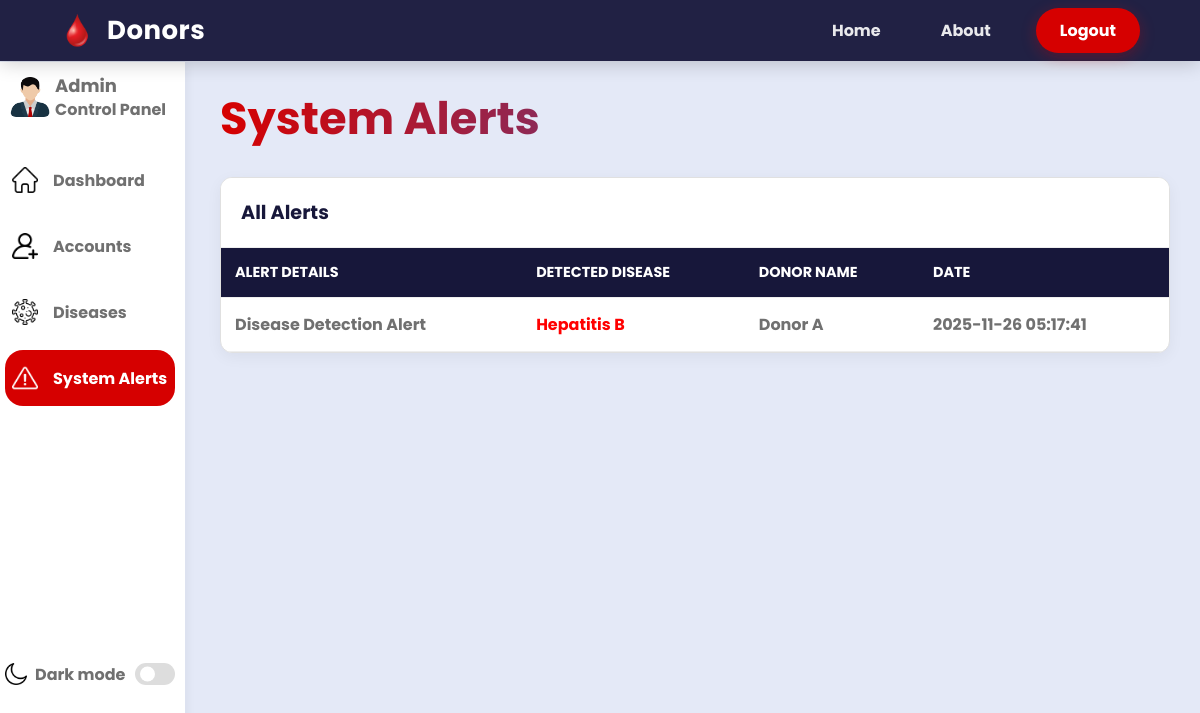
Screenshot of /admin_alerts.php (signed in) with the database file from the repository.
### tables this page shows
CREATE TABLE IF NOT EXISTS `alerts` (
  `id_alerts` int NOT NULL AUTO_INCREMENT,
  `donor_name` varchar(100) NOT NULL,
  `disease_detected` varchar(100) NOT NULL,
  `appointment_date` date NOT NULL,
  `agent_id` int NOT NULL,
  `created_at` datetime DEFAULT CURRENT_TIMESTAMP,
  PRIMARY KEY (`id_alerts`),
  KEY `agent_id` (`agent_id`)
);

### admin_alerts.php (the view, shortened to what this page needs)
<?php
require_once 'db_connection.php';
$alerts = $conn->query("SELECT * FROM alerts ORDER BY created_at DESC");
?>
<!DOCTYPE html>
<html lang="en">
<head>
    <link rel="stylesheet" href="css/dashboard_agent.css">
    <link rel="stylesheet" href="css/navbar.css">
    <link rel="stylesheet" href="css/agent_pages.css">
</head>
<body>
    <div class="navbar">
        <div class="nav-container">
            <div class="logo">
                <img src="Image/drop-of-blood-emoji.png">
                <span>Donors</span>
            </div>
            <div class="menu">
                <a href="index.html" class="nav-btn">Home</a>
                <a href="about.html" class="nav-btn">About</a>
                <a href="logout.php" class="nav-login">Logout</a>
            </div>
        </div>
    </div>
    <div class="dashboard-container">
        <nav class="sidebar">
            <header>
                <div class="image-text">
                    <span class="image"><img src="Image/user2.png"></span>
                    <div class="text logo-text">
                        <span class="name">Admin</span>
                        <span class="profession">Control Panel</span>
                    </div>
                </div>
            </header>
            <div class="menu-bar">
                <ul class="menu-links">
                    <li class="nav-link"><a href="dashboard_admin.php"><img src="Image/home.png" class="icon"><span
                                class="text nav-text">Dashboard</span></a></li>
                    <li class="nav-link"><a href="accounts_admin.php"><img src="Image/add-user.png" class="icon"><span
                                class="text nav-text">Accounts</span></a></li>
                    <li class="nav-link"><a href="diseases_admin.php"><img src="Image/virus.png" class="icon"><span
                                class="text nav-text">Diseases</span></a></li>
                    <li class="nav-link"><a href="admin_alerts.php" class="active"><img src="Image/danger.png"
                                class="icon"><span class="text nav-text">System Alerts</span></a></li>
                </ul>
                <div class="bottom-content">
                    <li class="mode">
                        <div class="sun-moon">
                            <img src="Image/dark.png" class="icon moon">
                        </div>
                        <span class="mode-text text">Dark mode</span>
                        <div class="toggle-switch"><span class="switch"></span></div>
                    </li>
                </div>
            </div>
        </nav>
        <div class="content">
            <h1 class="gradient-text">System Alerts</h1>
            <div class="table-card">
                <h3>All Alerts</h3>
                <table>
                    <thead>
                        <tr>
                            <th>Alert Details</th>
                            <th>Detected Disease</th>
                            <th>Donor Name</th>
                            <th>Date</th>
                        </tr>
                    </thead>
                    <tbody>
                        <?php while($row = $alerts->fetch_assoc()): ?>
                        <tr>
                            <td>Disease Detection Alert</td>
                            <td class="low" style="color: red; font-weight: bold;"><?php echo htmlspecialchars($row['disease_detected']); ?></td>
                            <td><?php echo htmlspecialchars($row['donor_name']); ?></td>
                            <td><?php echo htmlspecialchars($row['created_at']); ?></td>
                        </tr>
                        <?php endwhile; ?>
                    </tbody>
                </table>
            </div>
        </div>
    </div>
</body>
</html>

### css/dashboard_agent.css (style rules this page uses)
* { margin: 0; padding: 0; box-sizing: border-box; font-family: 'Poppins', sans-serif; }
:root { --body-color: #E4E9F7; --sidebar-color: #FFF; --primary-color: #695CFE; --toggle-color: #DDD; --text-color: #707070; --dark-accent-color: #17173A; --blood-red: #d60000; --success-color: #00A65A; --warning-color: #FF7043; --manager-color: #007bff; --tran-03: all 0.3s ease; --tran-04: all 0.3s ease; --tran-05: all 0.3s ease; }
body { min-height: 100vh; background-color: var(--body-color); transition: var(--tran-05); }
.sidebar { position: fixed; top: 62px; left: 0; height: calc(100% - 70px); width: 185px; padding: 10px 10px 10px 5px; background: var(--sidebar-color); transition: var(--tran-05); z-index: 40; box-shadow: 2px 0 10px rgba(0, 0, 0, 0.05); }
.sidebar header { position: relative; margin-bottom: 20px; }
.sidebar header .image-text { display: flex; align-items: center; }
header .image-text .name { margin-top: 2px; font-size: 18px; font-weight: 600; color: var(--text-color); }
header .image-text .profession { font-size: 16px; margin-top: -2px; display: block; color: var(--text-color); }
.sidebar header .image { display: flex; align-items: center; justify-content: center; min-width: 50px; }
.sidebar header .image img { width: 40px; border-radius: 6px; }
.sidebar li { height: 56px; list-style: none; display: flex; align-items: center; margin-top: 10px; }
.sidebar li a { list-style: none; height: 100%; background-color: transparent; display: flex; align-items: center; width: 100%; border-radius: 18px; text-decoration: none; transition: var(--tran-03); }
.sidebar li a:hover, .sidebar li a.active { background-color: var(--primary-color); color: var(--sidebar-color); }
.sidebar .icon { min-width: 40px; border-radius: 6px; height: 100%; display: flex; align-items: center; justify-content: center; width: 26px; height: 26px; object-fit: scale-down; transition: var(--tran-03); margin: 0 8px 0 0; filter: brightness(0); }
.sidebar li a:hover .icon, .sidebar li a.active .icon { filter: invert(1); }
.sidebar li a.active .text { color: var(--sidebar-color); }
.sidebar .text { font-size: 16px; font-weight: 300; white-space: nowrap; color: var(--text-color); transition: var(--tran-03); opacity: 1; }
.sidebar .menu-bar { height: calc(100% - 150px); display: flex; flex-direction: column; justify-content: space-between; overflow-y: auto; }
.sidebar .menu-bar .mode { border-radius: 6px; position: relative; transition: var(--tran-05); margin-top: 30px; }
.menu-bar .mode .sun-moon { height: 50px; width: 30px; display: flex; align-items: center; justify-content: center; }
.mode .sun-moon img { position: absolute; width: 70px; height: 22px; object-fit: contain; }
.sidebar .bottom-content .toggle-switch { position: absolute; right: 0; top: 0; height: 100%; min-width: 40px; display: flex; align-items: center; justify-content: center; border-radius: 6px; cursor: pointer; }
.toggle-switch .switch { position: relative; height: 22px; width: 40px; border-radius: 25px; background-color: var(--toggle-color); transition: var(--tran-05); }
.switch::before { content: ''; position: absolute; height: 15px; width: 15px; border-radius: 50%; top: 50%; left: 5px; transform: translateY(-50%); background-color: var(--sidebar-color); transition: var(--tran-04); }
.dashboard-container { padding-top: 70px; display: block; }
.content { margin-left: 190px; padding: 15px 30px; width: calc(100% - 190px); transition: var(--tran-05); }
.content h1 { font-size: 2.8rem; margin-bottom: 25px; font-weight: 800; background: linear-gradient(90deg, var(--blood-red), var(--manager-color)); background-clip: text; -webkit-text-fill-color: transparent; }
.gradient-text { font-size: 2.8rem; margin-bottom: 25px; font-weight: 800; background: linear-gradient(90deg, var(--blood-red), var(--primary-color)); background-clip: text; -webkit-text-fill-color: transparent; }

### rows the page displays
alerts: disease_detected "Hepatitis B", donor_name "Donor A", created_at "2025-11-26 05:17:41"
